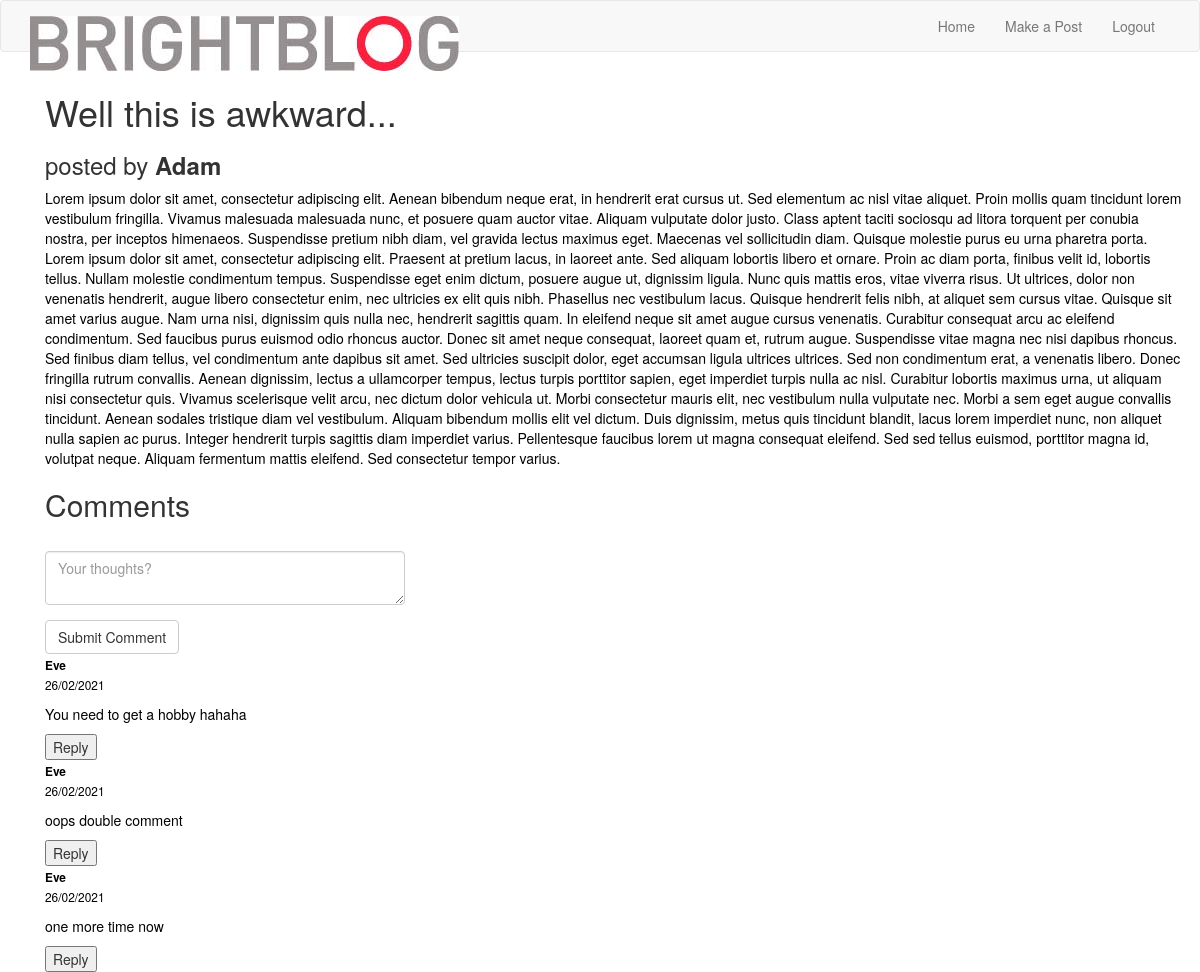
Screenshot of /showpost/2 (signed in) with the database file from the repository.
### app/models.py (models this page shows, shortened)
class Post(db.Model):
    id = db.Column(db.Integer, primary_key=True)
    title = db.Column(db.String(150))
    body = db.Column(db.Text())
    timestamp = db.Column(db.DateTime, index=True, default=datetime.utcnow)
    user_id = db.Column(db.Integer, db.ForeignKey('user.id'))

class User(UserMixin, db.Model):
    id = db.Column(db.Integer, primary_key=True)
    username = db.Column(db.String(64), index=True, unique=True)
    email = db.Column(db.String(120), index=True, unique=True)
    password_hash = db.Column(db.String(128))
    posts = db.relationship('Post', backref='author', lazy='dynamic')
    comments = db.relationship('Comment', backref='author', lazy='dynamic')

class Comment(db.Model):
    _N = 6 # number of digits used for each component of path
    id = db.Column(db.Integer, primary_key=True)
    text = db.Column(db.String(500))
    user_id = db.Column(db.Integer, db.ForeignKey('user.id'))
    post_id = db.Column(db.Integer, db.ForeignKey('post.id'))
    timestamp = db.Column(db.DateTime(), default=datetime.utcnow, index=True)
    path = db.Column(db.Text, index=True)
    parent_id = db.Column(db.Integer, db.ForeignKey('comment.id'))
    replies = db.relationship(
        'Comment', backref=db.backref('parent', remote_side=[id]),
        lazy='dynamic')

### app/routes.py (the view)
@app.route('/showpost/<int:post_id>', methods=['GET', 'POST'])
def show_post(post_id):
    form = CommentForm()
    post = Post.query.get(post_id)
    comments = Comment.query.filter_by(post_id=post_id).order_by(Comment.timestamp.asc())
    if post is not None:
        if form.validate_on_submit():
            comment = Comment(text=form.comment.data, author=current_user, post_id=post_id)
            comment.save()
            flash('Your comment has been posted!')
            return redirect(url_for('show_post', post_id=post.id))
        return render_template('showpost.html', title=post.title, form=form, post=post, comments=comments)
    else:
        return render_template('404.html', title='Page not found.')

### app/forms.py (shortened to what this page needs)
class CommentForm(FlaskForm):
    comment = TextAreaField('', render_kw={'placeholder': 'Your thoughts?'}, validators=[DataRequired(), Length(min=1, max=500)])
    submit = SubmitField('Submit Comment')

### app/models.py (called while the page is built)
@login.user_loader
def load_user(id):
    return User.query.get(int(id))

### app/templates/showpost.html (shortened to what this page needs)
{% extends "base.html" %}
{% import 'bootstrap/wtf.html' as wtf %}
{% block app_content %}
<div class="container">
    <h1>{{ post.title }}</h1>
    <h3>posted by <b>{{ post.author.username }}</b></h3>
    <p>{{post.body}}</p>
    <h2>Comments</h2>
    <div class="row">
        <div class="col-md-4">
            {{ wtf.quick_form(form) }}
        </div>
    </div>
    {% if comments is not none %}
        {% for comment in comments %}
            <div>
                <p>
                    <small>
                        <b>{{ comment.author.username }}<br></b> {{ comment.timestamp.strftime("%d/%m/%Y") }}
                    </small>
                </p>
                <p>{{ comment.text }}</p>
                {% if current_user.is_authenticated %}
                {% set toggleCall = "{}{}{}".format('toggleDisplay(', comment.id, ')') %}
                <button onclick={{toggleCall}}>Reply</button>
                {% endif %}
            </div>
        {% endfor %}
    {% endif %}
</div>
{% endblock %}

### app/static/brightblog.css (style rules this page uses)
p { color: black; }

### rows the page displays
Post: title "Well this is awkward...", body "Lorem ipsum dolor sit amet, consectetur adipiscing elit. Aenean bibendum neque erat, in hendrerit erat cursus ut. Sed elementum ac nisl vitae aliquet. Proin mollis quam tincidunt lorem vestibulum fringilla. Vivamus malesuada malesuada nunc, et posuere quam auctor vitae. Aliquam vulputate dolor justo. Class aptent taciti sociosqu ad litora torquent per conubia nostra, per inceptos himenaeos. Suspendisse pretium nibh diam, vel gravida lectus maximus eget. Maecenas vel sollicitudin diam. Quisque molestie purus eu urna pharetra porta. Lorem ipsum dolor sit amet, consectetur adipiscing elit. Praesent at pretium lacus, in laoreet ante. Sed aliquam lobortis libero et ornare. Proin ac diam porta,…"
User: author.username "Adam"
Comment: author.username "Eve", timestamp "26/02/2021", text "You need to get a hobby hahaha"
Comment: author.username "Eve", timestamp "26/02/2021", text "oops double comment"
Comment: author.username "Eve", timestamp "26/02/2021", text "one more time now"
